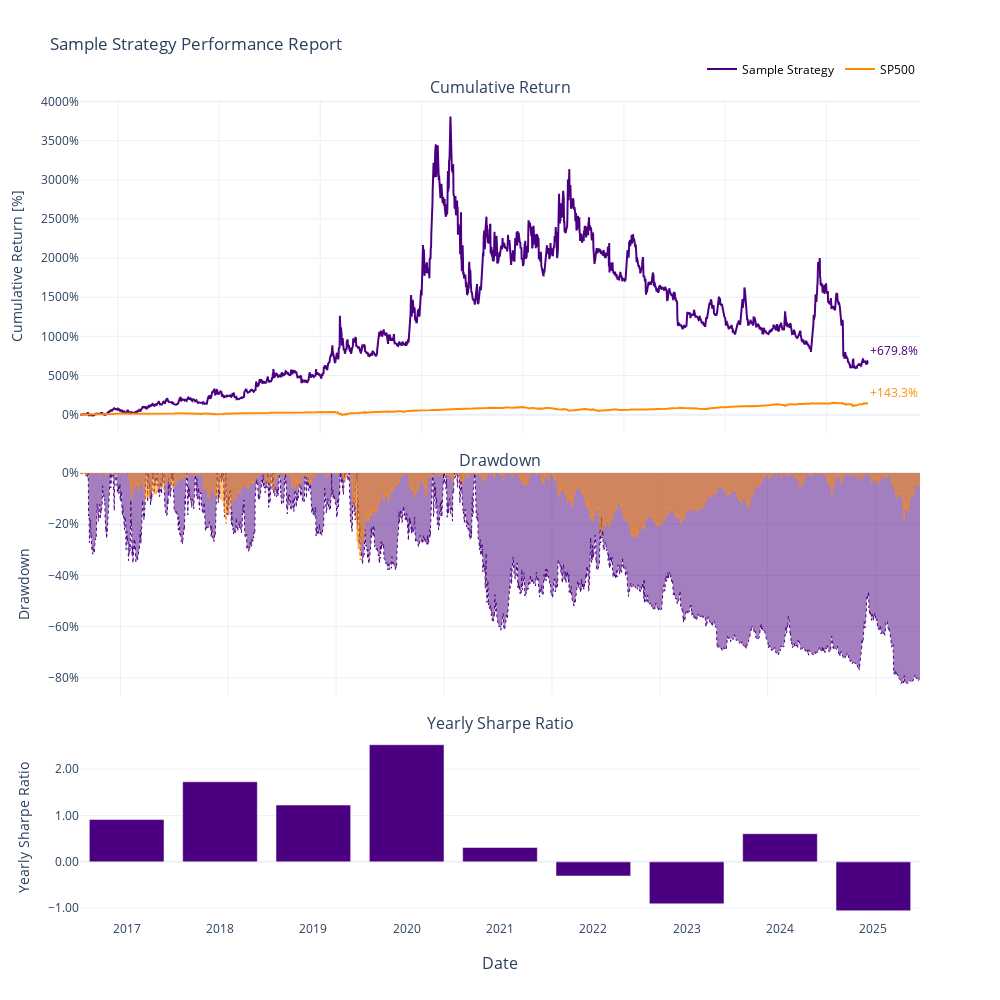

Notebook code cell kept with this figure:
### Markdown cell above
### Results Visualization

### Code cell
report.plot()

### Figure 1 — Plotly figure (JSON) as saved in the notebook; plotly's stock layout.template omitted (floating-point values rounded to 4 significant figures; data arrays with more than 128 entries replaced by an {"elided": "..."} marker saying what was removed)
{"data": [{"line": {"color": "indigo", "width": 2}, "mode": "lines", "name": "Sample Strategy", "type": "scatter", "x": {"elided": "2845 str values"}, "xaxis": "x", "y": {"elided": "2845 float values"}, "yaxis": "y"}, {"line": {"color": "darkorange", "width": 2}, "mode": "lines", "name": "SP500", "type": "scatter", "x": {"elided": "2845 str values"}, "xaxis": "x", "y": {"elided": "2845 float values"}, "yaxis": "y"}, {"fill": "tozeroy", "line": {"color": "indigo", "dash": "dot", "width": 1}, "mode": "lines", "name": "Sample Strategy Drawdown", "opacity": 0.2, "showlegend": false, "type": "scatter", "x": {"elided": "2845 str values"}, "xaxis": "x2", "y": {"elided": "2845 float values"}, "yaxis": "y2"}, {"fill": "tozeroy", "line": {"color": "darkorange", "dash": "dot", "width": 1}, "mode": "lines", "name": "SP500 Drawdown", "opacity": 0.2, "showlegend": false, "type": "scatter", "x": {"elided": "2845 str values"}, "xaxis": "x2", "y": {"elided": "2845 float values"}, "yaxis": "y2"}, {"marker": {"color": "indigo"}, "name": "Sample Strategy Sharpe", "showlegend": false, "type": "bar", "x": [2017, 2018, 2019, 2020, 2021, 2022, 2023, 2024, 2025], "xaxis": "x3", "y": [0.9129, 1.726, 1.225, 2.526, 0.3102, -0.3045, -0.9044, 0.608, -1.055], "yaxis": "y3"}], "layout": {"annotations": [{"font": {"size": 16}, "showarrow": false, "text": "Cumulative Return", "x": 0.5, "xanchor": "center", "xref": "paper", "y": 1, "yanchor": "bottom", "yref": "paper"}, {"font": {"size": 16}, "showarrow": false, "text": "Drawdown", "x": 0.5, "xanchor": "center", "xref": "paper", "y": 0.545, "yanchor": "bottom", "yref": "paper"}, {"font": {"size": 16}, "showarrow": false, "text": "Yearly Sharpe Ratio", "x": 0.5, "xanchor": "center", "xref": "paper", "y": 0.225, "yanchor": "bottom", "yref": "paper"}, {"font": {"size": 16}, "showarrow": false, "text": "Date", "x": 0.5, "xanchor": "center", "xref": "paper", "y": 0, "yanchor": "top", "yref": "paper", "yshift": -30}, {"font": {"color": "indigo", "size": 12}, "showarrow": false, "text": "+679.8%", "x": "2025-05-31T00:00:00", "xanchor": "left", "xref": "x", "y": 6.798, "yanchor": "bottom", "yref": "y"}, {"font": {"color": "darkorange", "size": 12}, "showarrow": false, "text": "+143.3%", "x": "2025-05-31T00:00:00", "xanchor": "left", "xref": "x", "y": 1.433, "yanchor": "bottom", "yref": "y"}], "height": 1000, "hovermode": "x unified", "legend": {"font": {"color": "black", "size": 12}, "orientation": "h", "x": 1, "xanchor": "right", "y": 1.02, "yanchor": "bottom"}, "title": {"text": "Sample Strategy Performance Report"}, "width": 1000, "xaxis": {"anchor": "y", "domain": [0, 1], "matches": "x3", "showticklabels": false}, "xaxis2": {"anchor": "y2", "domain": [0, 1], "matches": "x3", "showticklabels": false}, "xaxis3": {"anchor": "y3", "domain": [0, 1]}, "yaxis": {"anchor": "x", "domain": [0.595, 1], "tickformat": ".0%", "title": {"text": "Cumulative Return [%]"}}, "yaxis2": {"anchor": "x2", "domain": [0.275, 0.545], "tickformat": ".0%", "title": {"text": "Drawdown"}}, "yaxis3": {"anchor": "x3", "domain": [0, 0.225], "tickformat": ".2f", "title": {"text": "Yearly Sharpe Ratio"}}}}
